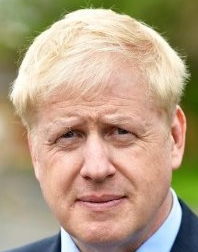
#> input picture Sheet08/data/exercise1/detect/face/boris.jpg, 198 x 252 px
$ python sheet01.py ../../Sheet08/data/exercise1/detect/face/boris.jpg
#> lines starting #> are read from the running program, lines starting #| are printed output that depends on the picture; after the words box and inside, x2 and y2 are one past the last pixel; in counts of white or black regions, pixels touching at a corner belong together; long printed decimals are rounded
import cv2 as cv
import numpy as np
from matplotlib import pyplot as plt
import random
import time
import sys

def display_image(window_name, img):
    """
    Displays image with given window name.
    :param window_name: name of the window
    :param img: image object to display
    """
    cv.imshow(window_name, img)
    cv.waitKey(0)
    cv.destroyAllWindows()


def cal_integral(img):
    int_ = cv.copyMakeBorder(img.copy().astype(np.int64),top=1,left=1,bottom=0,right=0,borderType=cv.BORDER_CONSTANT,value=0)
    for i in range(img.shape[0]):
        for j in range(img.shape[1]):
            int_[i+1, j+1] = int_[i, j+1] + int_[i+1,j] - int_[i, j] + img[i, j]
    return int_

def get_pixel_error(source, target):
    """
    Computes pixel wise absolute difference between source and target image
    :param source: original image
    :param target: resulting image after processing
    :return: pixel-wise difference and maximum pixel error
    """
    pixel_error = np.absolute(source - target)
    return pixel_error, np.max(pixel_error)

def get_cdf(img):
    """
    Computes cumulative distribution function of the image
    :param img: original image
    :return: cumulative distribution function of the image
    """
    hist, _ = np.histogram(img.flatten(),256,[0,256])
    return hist.cumsum()

def histogram_equalization(img):
    """
    Computes histogram equalization of the image
    :param img: original image
    :return: histogram equalization of the image
    """
    cdf = get_cdf(img)
    cdf_masked = np.ma.masked_equal(cdf, 0)
    equalizedHist = (cdf_masked - cdf_masked.min())*255/(cdf_masked.max()-cdf_masked.min())
    equalizedHist = np.ma.filled(equalizedHist, 0).astype('uint8')
    return equalizedHist[img]

def gaussian_kernel2D(sigma=5):
    halfSize = 3 * sigma
    size = 2 * halfSize + 1
    ax = np.arange(-(size // 2 ), size // 2 + 1)
    xx, yy = np.meshgrid(ax, ax)
    kernel = np.exp(-(xx ** 2 + yy ** 2) / (2. * sigma ** 2))
    return kernel / np.sum(kernel)

def gaussian_kernel1D(sigma=5):
    halfSize = 3 * sigma
    size = 2 * halfSize + 1
    allnum = np.linspace(-(size // 2), size // 2, size)
    gaus = np.exp(-0.5 * ((allnum / sigma) ** 2))
    return (gaus / gaus.sum())

if __name__ == '__main__':
    img_path = sys.argv[1]
    # img_path = "../images/bonn.png"
    img = cv.imread(img_path, flags=cv.IMREAD_GRAYSCALE)
#> img: shape (252, 198); min 7, max 255, mean 163.5


#    =========================================================================
#    ==================== Task 1 =================================
#    =========================================================================
    print('Task 1:');
    # int = cv.integral(img)
    # a)
    integral = cal_integral(img)
    normalise_int = (255.0 * (integral /integral.max())).astype(np.uint8)
    display_image("1 - a Integral Image", normalise_int)

    # b)
    print("Mean pixel value by summing up each pixel value in the image: ", img.sum()/(img.shape[0]*img.shape[1]))
#| Mean pixel value by summing up each pixel value in the image:  163.502
    print("Mean pixel value by computing an integral image using the function cv.integral: ", cv.integral(img)[-1,-1]/ (img.shape[0] * img.shape[1]))
#| Mean pixel value by computing an integral image using the function cv.integral:  163.502
    print("Mean pixel value by computing an integral image with own function,: ", cal_integral(img)[-1,-1] / (img.shape[0] * img.shape[1]))
#| Mean pixel value by computing an integral image with own function,:  163.502

    # c)
    PATCH_SIZE = 100
    time_pixel_wise, time_cv_func, time_own_func = 0, 0, 0
    for i in range(10):
        rand_coord = random.randint(0, img.shape[0] - PATCH_SIZE), random.randint(0, img.shape[1] - PATCH_SIZE)
        patch = img[rand_coord[0]:rand_coord[0]+PATCH_SIZE, rand_coord[1]:rand_coord[1]+PATCH_SIZE]

        start = time.time()
        val = patch.sum()/(PATCH_SIZE*PATCH_SIZE)
        end = time.time()
        time_pixel_wise += end-start

        start = time.time()
        val = cv.integral(patch)[-1,-1] / (PATCH_SIZE * PATCH_SIZE)
        end = time.time()
        time_cv_func += end - start

        start = time.time()
        val = cal_integral(patch)[-1,-1]/ (PATCH_SIZE * PATCH_SIZE)
        end = time.time()
        time_own_func += end - start
#> this loop made 10 passes
#> pass 1, in cal_integral (call 3), `int_ = cv.copyMakeBorder(img.copy().astype(np.int64),top=1,left=1,bott..`:
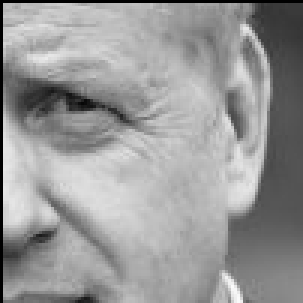
#> int_: shape (101, 101) int32 (shown 3 times larger); min 0, max 251, mean 152.3
#> pass 2, in cal_integral (call 4), `int_ = cv.copyMakeBorder(img.copy().astype(np.int64),top=1,left=1,bott..`:
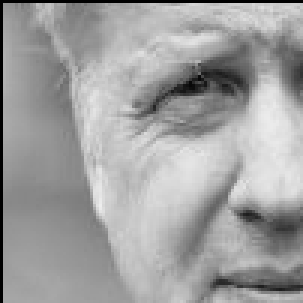
#> int_: shape (101, 101) int32 (shown 3 times larger); min 0, max 237, mean 160.4
#> after the loop:
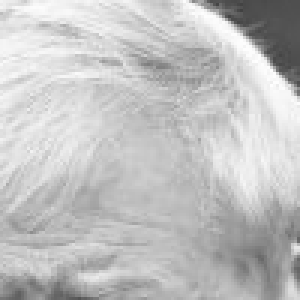
#> patch: shape (100, 100) (shown 3 times larger); min 65, max 254, mean 193.1
#> after the loop, time_cv_func = 0.000553; time_own_func = 0.0486; time_pixel_wise = 0.000584

    print("\nTime taken by summing up each pixel value in the image: ", time_pixel_wise)
#| Time taken by summing up each pixel value in the image:  0.0005844
    print("Time taken by computing an integral image using the function cv.integral: ",
          time_cv_func)
#| Time taken by computing an integral image using the function cv.integral:  0.0005527
    print("Time taken by computing an integral image with own function,: ",
          time_own_func)
#| Time taken by computing an integral image with own function,:  0.04862
    print()
    #    =========================================================================
#    ==================== Task 2 =================================
#    =========================================================================
    print('Task 2:');
    #get a copy of the image
    img_cpy = np.copy(img)
    #histogram equalization of the image using function provided by OpenCV
    img_equalizedHist_cv = cv.equalizeHist(img_cpy)
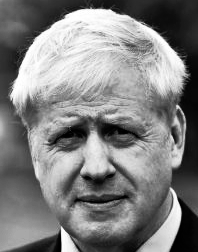
#> img_equalizedHist_cv: shape (252, 198); min 0, max 255, mean 128.2
    display_image('2 - a - Histogram Equalization by OpenCV', img_equalizedHist_cv)
    #histogram equalization of the image by our implementation
    img_equalizedHist_custom = histogram_equalization(img_cpy)
#> in get_cdf, `hist, _ = np.histogram(img.flatten(),256,[0,256])`: hist = 256 values, max 623 at index 189, min 0 at index 0, mean 194.9
#> in histogram_equalization, `cdf = get_cdf(img)`: cdf = 256 values from 0 to 49896
#> in histogram_equalization, `equalizedHist = np.ma.filled(equalizedHist, 0).astype('uint8')`: equalizedHist = 256 values from 0 to 255
    display_image('2 - a - Histogram Equalization by Custom Implementation', img_equalizedHist_custom)

    #calculate absolute pixel wise differnce
    pixel_error, max_pixel_error = get_pixel_error(img_equalizedHist_cv, img_equalizedHist_custom)
#> in get_pixel_error, `pixel_error = np.absolute(source - target)`:
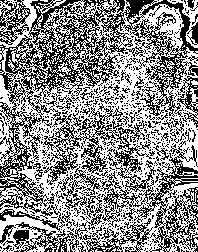
#> pixel_error: shape (252, 198); values 0 (black) and 1 (white), 55.3% white; black in thin lines or dots
#> max_pixel_error = 1
    #print the maximum pixel error
    print('Maximum pixel error for Histogram Equalization: {}'.format(max_pixel_error))
#| Maximum pixel error for Histogram Equalization: 1

#    =========================================================================
#    ==================== Task 4 =================================
#    =========================================================================
    print('Task 4:');

    #get a copy of the image
    img_cpy = np.copy(img)
    #set sigma
    sigma = 2*np.sqrt(2)

    #########################     Gaussian Blur    ############################
    #apply gaussian blur on the image and display the result
    #ksize set to (0,0) to get them calculated from sigma
    img_gaussian_blurred = cv.GaussianBlur(img_cpy, (0, 0), sigma, 0)
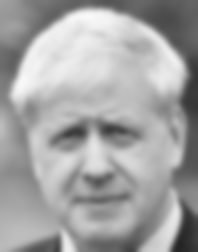
#> img_gaussian_blurred: shape (252, 198); min 36, max 249, mean 163.5
    display_image('4 - a - Gaussian Blur', img_gaussian_blurred)
    #calculate absolute pixel wise differnce
    pixel_error = np.absolute(img - img_gaussian_blurred)
    #print the maximum pixel error
    print('Maximum pixel error for Gaussian Blur: {}'.format(np.max(pixel_error)))
#| Maximum pixel error for Gaussian Blur: 255


    #########################     Filter2D     ################################
    #calculate the kernel of size 15 x 15
    kernel = gaussian_kernel2D(sigma=sigma)
    #container for output image
    img_filtered_2d = img_cpy
    #apply filter2D on the image and display the result
    cv.filter2D(src=img, dst=img_filtered_2d, ddepth=-1, kernel=kernel)
    display_image('4 - b - Filter2D', img_filtered_2d)
    #calculate absolute pixel wise differnce
    pixel_error = np.absolute(img - img_filtered_2d)
    #print the maximum pixel error
    print('Maximum pixel error for Filter2D: {}'
          .format(np.max(pixel_error)))
#| Maximum pixel error for Filter2D: 255


    #########################     Seperate Filter2D    ########################
    #calculate the kernel of size 15 x 1
    kernel = gaussian_kernel1D(sigma=2)
    #container for output image
    img_sepFiltered_2d = img_cpy
    #apply seperate filter2D on the image and display the result
    cv.sepFilter2D(src=img, dst=img_sepFiltered_2d, ddepth=-1, kernelX=kernel,
                   kernelY=kernel)
    display_image('4 - c - Seperate Filter2D', img_sepFiltered_2d)
    #calculate absolute pixel wise differnce
    pixel_error = np.absolute(img - img_sepFiltered_2d)
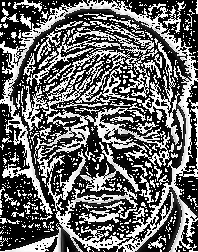
#> pixel_error: shape (252, 198); min 0, max 255, mean 105
    #print the maximum pixel error
    print('Maximum pixel error for Seperate Filter2D: {}'
          .format(np.max(pixel_error)))
#| Maximum pixel error for Seperate Filter2D: 255

    #    =========================================================================
    #    ==================== Task 5 =================================
    #    =========================================================================
    print('Task 5:');

    img_gaussian_twice = cv.GaussianBlur(cv.GaussianBlur(img, (0, 0), 2, 0) , (0, 0), 2, 0)
    img_gaussian_once = cv.GaussianBlur(img, (0, 0), 2*np.sqrt(2), 0)
    display_image("5 - a Twice with a Gaussian kernel with sigma = 2",img_gaussian_twice)
    display_image("5 - b once with a Gaussian kernel with sigma = 2root2",img_gaussian_once)
    abs_diff = np.abs(img_gaussian_twice - img_gaussian_once)

    print("Maximum pixel error: ", abs_diff.max())
    #    =========================================================================
#    ==================== Task 6 =================================
#    =========================================================================
    print('Task 6:');


#    =========================================================================
#    ==================== Task 7 =================================
#    =========================================================================
    print('Task 7:');
    random_probs = np.random.rand(img.shape[0],img.shape[1])
    bool_pepper = random_probs <= 0.15
    bool_salt = np.logical_and(random_probs > 0.15, random_probs <= 0.3)
    img_cpy = img.copy()
    img_cpy[bool_pepper] = 255
    img_cpy[bool_salt] = 0
    display_image("7 - Noisy image",img_cpy)

    best_diff = 256
    best_denoised_img = []
    for filter_size in [1,3,5,7,9]:
        denoised_img = cv.GaussianBlur(img_cpy, (filter_size, filter_size), 3, 0)
        if best_diff > np.abs(denoised_img.mean() - img.mean()):
            best_diff = np.abs(denoised_img.mean() - img.mean())
            best_denoised_img = denoised_img

    display_image("Denoised Image with gaussian blur",best_denoised_img)

    best_diff = 256
    best_denoised_img = []
    for filter_size in [1, 3, 5, 7, 9]:
        denoised_img = cv.medianBlur(img_cpy,filter_size)
        if best_diff > np.abs(denoised_img.mean() - img.mean()):
            best_diff = np.abs(denoised_img.mean() - img.mean())
            best_denoised_img = denoised_img

    display_image("Denoised Image with Median blur", best_denoised_img)

    best_diff = 256
    best_denoised_img = []
    for filter_size in [1, 3, 5, 7, 9]:
        denoised_img = cv.bilateralFilter(img_cpy, filter_size, 3, 3)
        if best_diff > np.abs(denoised_img.mean() - img.mean()):
            best_diff = np.abs(denoised_img.mean() - img.mean())
            best_denoised_img = denoised_img

    display_image("Denoised Image with Bilateral blur", best_denoised_img)

#    =========================================================================
#    ==================== Task 8 =================================
#    =========================================================================
    print('Task 8:');
    kernel_1 = np.array([[0.0113, 0.0838, 0.0113], [0.0838, 0.6193, 0.0838], [0.0113, 0.0838, 0.0113]])
    kernel_2 = np.array([[-0.8984, 0.1472, 1.1410], [-1.9075, 0.1566, 2.1359], [-0.8659, 0.0573, 1.0337]])
    # get a copy of the image
    img_cpy = np.copy(img)
    image_filtered = cv.filter2D(img_cpy, -1, kernel_1)
    display_image('8 - a - Filtered using Kernel 1', image_filtered)
    image_filtered = cv.filter2D(img_cpy, -1, kernel_2)
    display_image('8 - a - Filtered using Kernel 2', image_filtered)
     #decomposing kernel 1
    w1, u1, v1_t = cv.SVDecomp(kernel_1)
    #taking the max of singular values
    sigma1 = np.max(w1)
    #container for output image
    img_sepFiltered_2d = img_cpy
    #apply seperate filter2D on the image and display the result
    cv.sepFilter2D(src=img, dst=img_sepFiltered_2d, ddepth=-1, kernelX=np.sqrt(sigma1) * v1_t.T[:, 0],
                   kernelY=np.sqrt(sigma1) * u1[:, 0])
    display_image('8 - b - Seperate Filter2D with kernel 1', img_sepFiltered_2d)
    #calculate absolute pixel wise differnce
    pixel_error, max_pixel_error = get_pixel_error(img, img_sepFiltered_2d)
    #print the maximum pixel error
    print('Maximum pixel error for Seperate Filter2D with kernel 1: {}'
          .format(max_pixel_error))
    #decomposing kernel 2
    w2, u2, v2_t = cv.SVDecomp(kernel_2)
    sigma2 = np.max(w2)
    #container for output image
    img_sepFiltered_2d = img_cpy
    #apply seperate filter2D on the image and display the result
    cv.sepFilter2D(src=img, dst=img_sepFiltered_2d, ddepth=-1, kernelX=np.sqrt(sigma2)*v2_t.T[:, 0],
                   kernelY=np.sqrt(sigma2)*u2[:, 0])
    display_image('8 - b - Seperate Filter2D with kernel 2', img_sepFiltered_2d)
    #calculate absolute pixel wise differnce
    pixel_error, max_pixel_error = get_pixel_error(img, img_sepFiltered_2d)
    #print the maximum pixel error
    print('Maximum pixel error for Seperate Filter2D with kernel 2: {}'
          .format(max_pixel_error))

$ run again, on Sheet08/data/exercise1/detect/face/putin.jpg
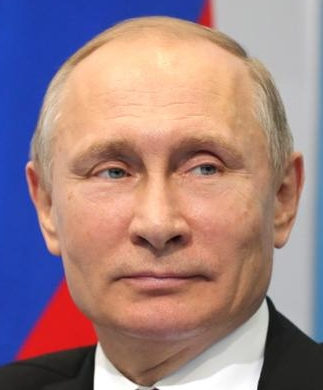
#> input picture Sheet08/data/exercise1/detect/face/putin.jpg, 323 x 390 px
#| Mean pixel value by summing up each pixel value in the image:  138.382
#| Mean pixel value by computing an integral image using the function cv.integral:  138.382
#| Mean pixel value by computing an integral image with own function,:  138.382
#> the loop `for i in range(10):` made 10 passes
#> after the loop `for i in range(10):`: time_cv_func = 0.00117; time_own_func = 0.0785; time_pixel_wise = 0.00115
#| Time taken by summing up each pixel value in the image:  0.001152
#| Time taken by computing an integral image using the function cv.integral:  0.001173
#| Time taken by computing an integral image with own function,:  0.07851
#> hist = 256 values, max 3566 at index 69, min 0 at index 0, mean 492.1
#> cdf = 256 values from 0 to 125970
#> equalizedHist = 256 values from 0 to 255
#> in get_pixel_error, `pixel_error = np.absolute(source - target)`:
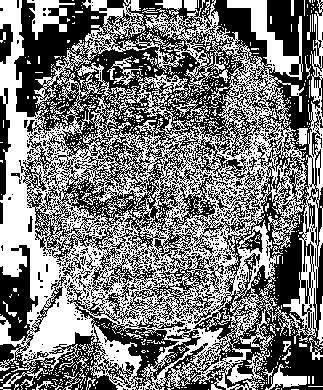
#> pixel_error: shape (390, 323); values 0 (black) and 1 (white), 48% white; 794 white regions (754 under 20 px), largest, box (x1, y1, x2, y2) and area: (0, 0, 323, 390) 54516, (27, 0, 75, 40) 799, (265, 364, 307, 390) 409
#> max_pixel_error = 1
#| Maximum pixel error for Histogram Equalization: 1
#| Maximum pixel error for Gaussian Blur: 255
#| Maximum pixel error for Filter2D: 255
#> `pixel_error = np.absolute(img - img_sepFiltered_2d)`:
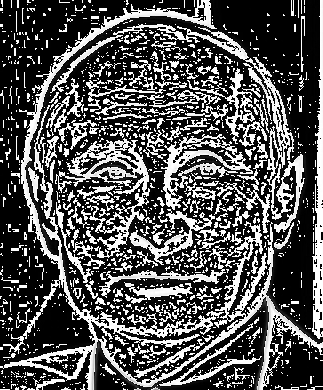
#> pixel_error: shape (390, 323); min 0, max 255, mean 84.3
#| Maximum pixel error for Seperate Filter2D: 255
